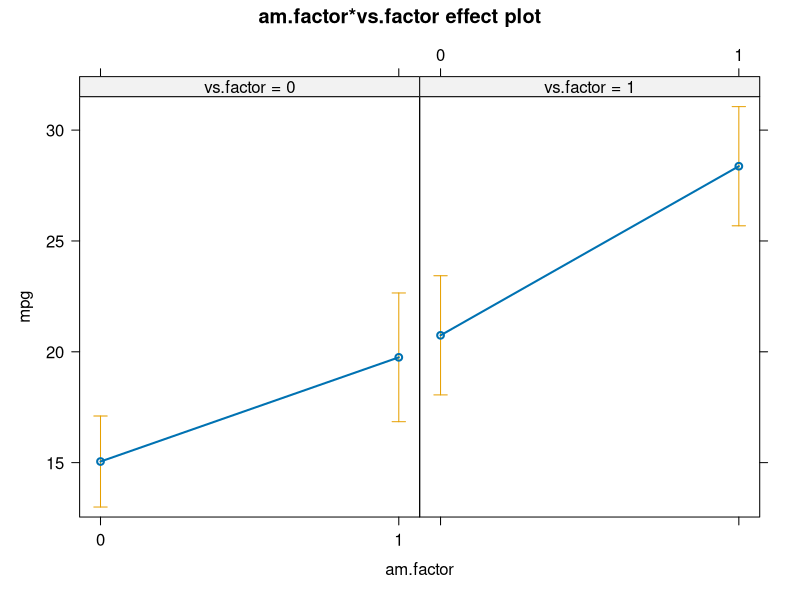
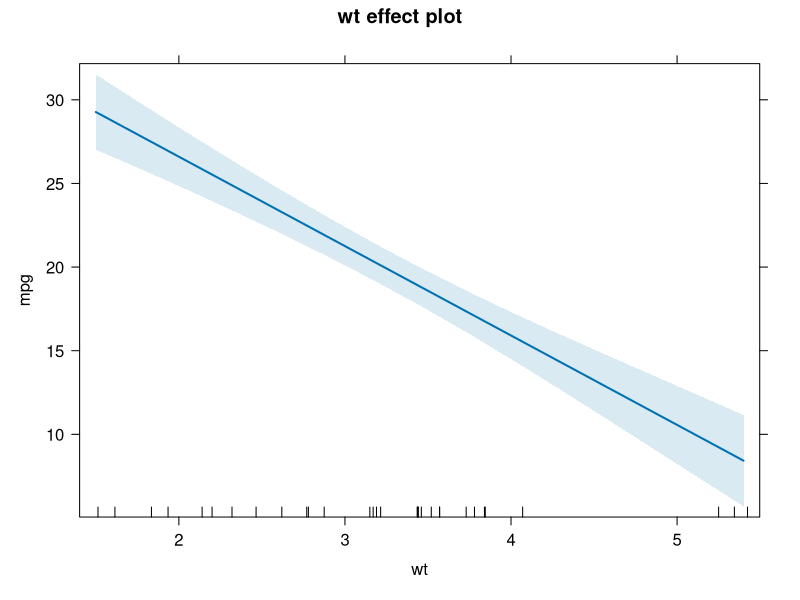
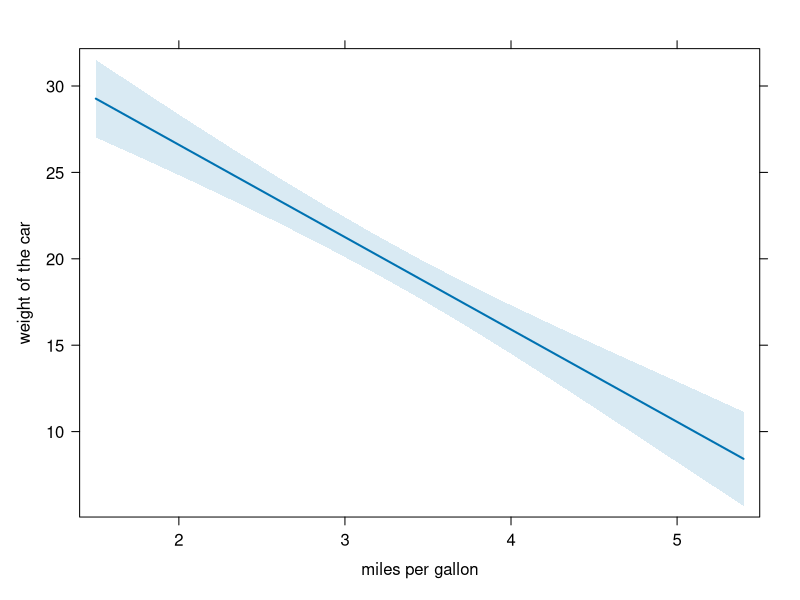
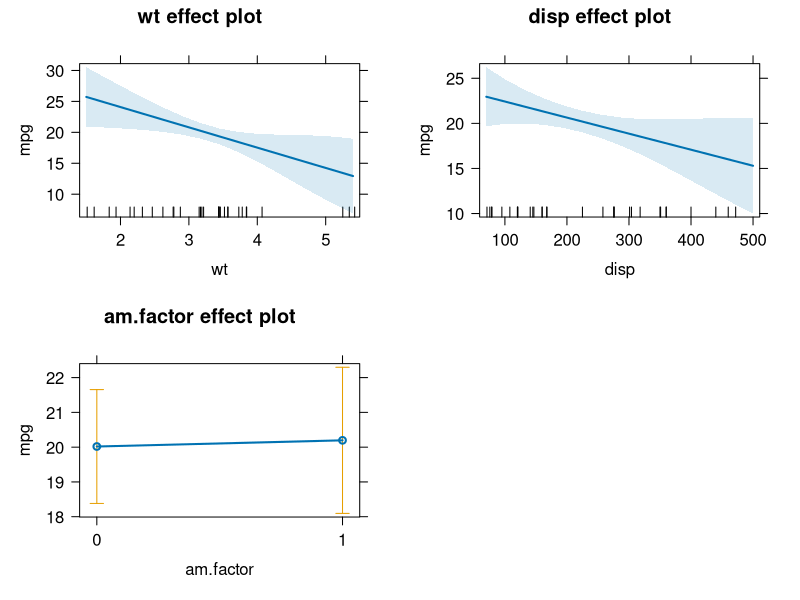
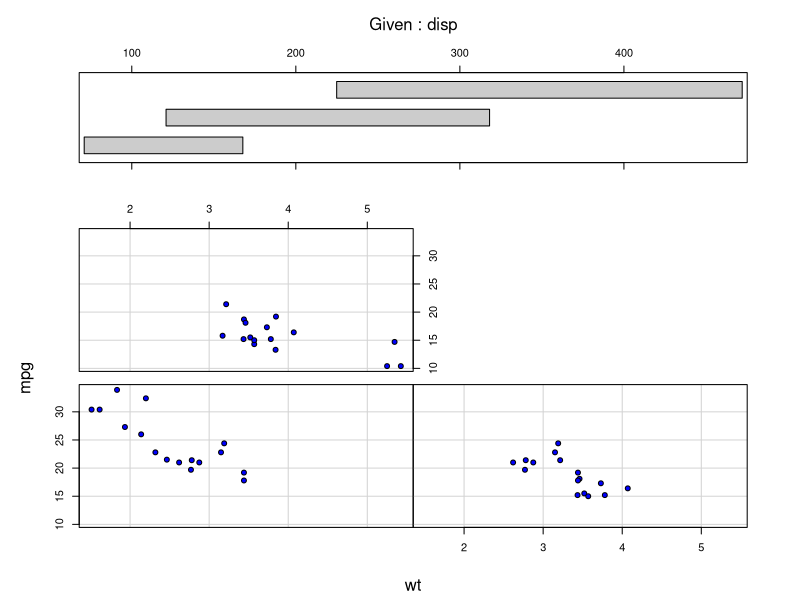
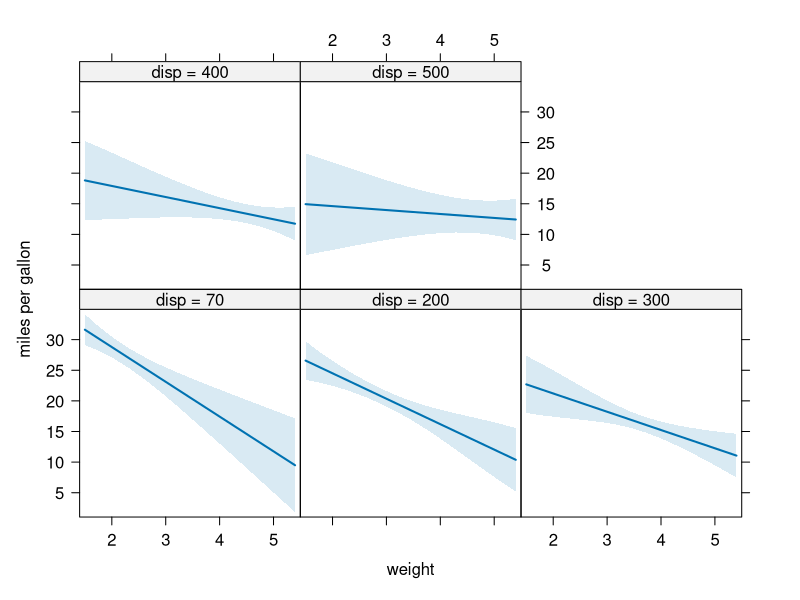
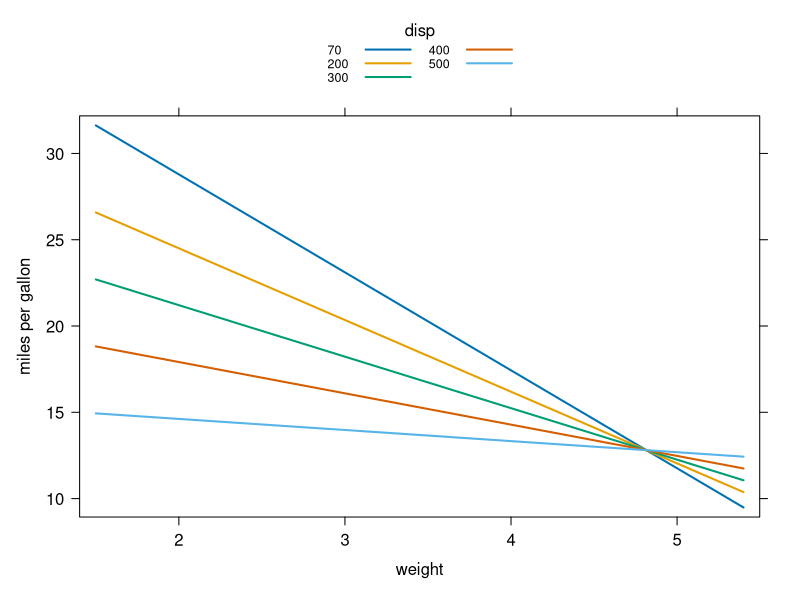
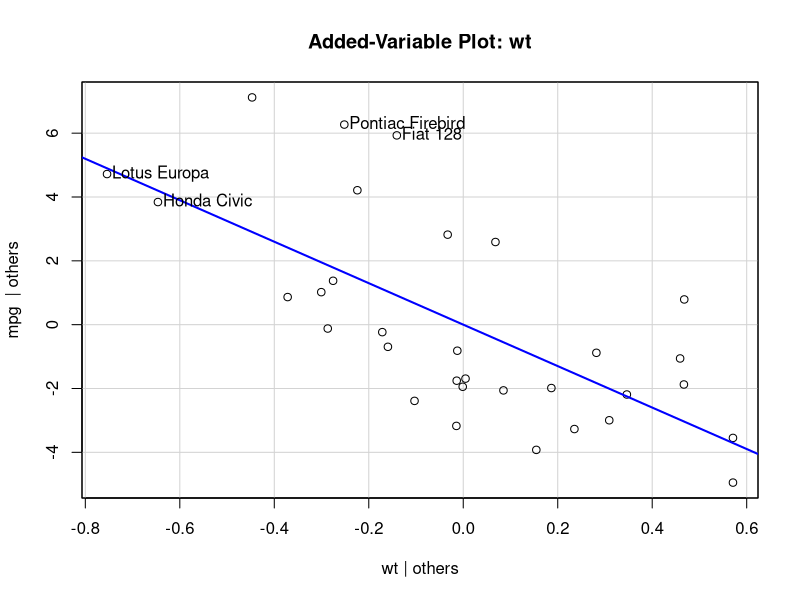

These charts were generated, in order, by the following R code:
## ---- chunk 1
# packages needed for this tutorial
library(car)
library(effects)
## ---- chunk 2
cor(mtcars$mpg, mtcars$wt)
cor.test(mtcars$mpg, mtcars$wt)

## ---- chunk 3


leveneTest(mtcars$mpg, mtcars$vs) # we do not reject the null
## ---- chunk 4
t.test(mtcars$mpg, mtcars$vs)
## ---- chunk 5
t.test(mtcars$mpg, mtcars$vs, var.equal=TRUE)
## ---- chunk 6
# first we have to convert these binary variables into factors, instead of "numeric"
class(mtcars$vs)
class(mtcars$am)
mtcars$vs.factor <- as.factor(mtcars$vs)
mtcars$am.factor <- as.factor(mtcars$am)
class(mtcars$am.factor)
class(mtcars$vs.factor)
## ---- chunk 7
mtcars$am.factor <- as.factor(mtcars$am)
aov_1 <- aov(mpg ~ am.factor, data = mtcars )
summary(aov_1) # anova output
coefficients(aov_1) # coefficients (betas) 
## ---- chunk 8
aov_2 <- aov(mpg ~ am.factor*vs.factor, data = mtcars )
summary(aov_2)
coefficients(aov_2)
plot(allEffects(aov_2))
## ---- chunk 9
post_hoc <- TukeyHSD(aov_2)
## ---- chunk 10
post_hoc$`am.factor:vs.factor`

## ---- chunk 11

model1 <- lm(mpg ~ wt, data = mtcars )

summary(model1)
## ---- chunk 12
plot(effect("wt", model1))

plot(effect("wt", model1), main = "", xlab = "miles per gallon", ylab = "weight of the car", rug = F)

## ---- chunk 13

mtcars$am.factor <- as.factor(mtcars$am)
## ---- chunk 14
#lm( y ~ x + m + z, data)
model2 <- lm(mpg ~ wt + disp + am.factor , data = mtcars )
summary(model2) # so we see that weight still predicts mpg, even when controlling for gear and displacement
## ---- chunk 15
plot(allEffects(model2))
## ---- chunk 16
coplot(mpg ~ wt | disp, data = mtcars,number = 3,
       col = "black", bg = "blue", pch = 21) 
## ---- chunk 17
model4 <- lm(mpg ~ wt* disp, data = mtcars )
summary(model4) 
## ---- chunk 18
plot(effect("wt:disp", model4), rug = F, main = "", ylab= "miles per gallon", xlab = "weight")
## ---- chunk 19
plot(effect("wt:disp", model4), multiline=T, rug = F, main = "", ylab= "miles per gallon", xlab = "weight")


## ---- chunk 20

avPlot(model4, "wt")

# make it prettier!
avPlot(model4, "wt", col = "Black", col.lines = "Blue", pch = 18, lwd= 3, 
       ylab = "miles per gallon",
       xlab ="weight", grid = FALSE,
       main = "Partial Regression Plot: Miles per gallon by Weight")


## ---- chunk 21

#1. Perform a paired-samples t-test to determine whether subject 001 is more accurate when matching faces or shapes.

#2. Perform a t-test to determine whether there are group differences in Accuracy.

#3. perform a linear regression to test the effects of age on accuracy. 

## ---- chunk 22
